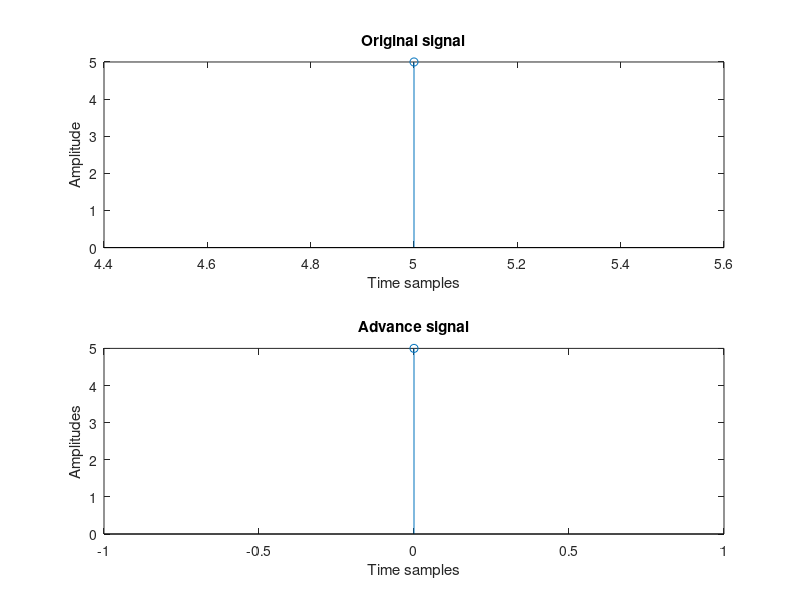

MATLAB code for this plot:
clc;
clear all;
close all;

x = input('Enter dts signals : ')
n = input('Sample range: ');
n1 = input('Enter advance amount: ');
%x = [-2 0 1 -3 2 -1 3]; sample signals
subplot(2,1,1);
stem(n,x);%n and x er value gula k x,y format a auto niye nibe
xlabel('Time samples');
ylabel('Amplitude');
title('Original signal');

m = n-n1;%time delay/right shift korlam
subplot(2,1,2);
stem(m,x);
xlabel('Time samples');
ylabel('Amplitudes');
title('Advance signal');